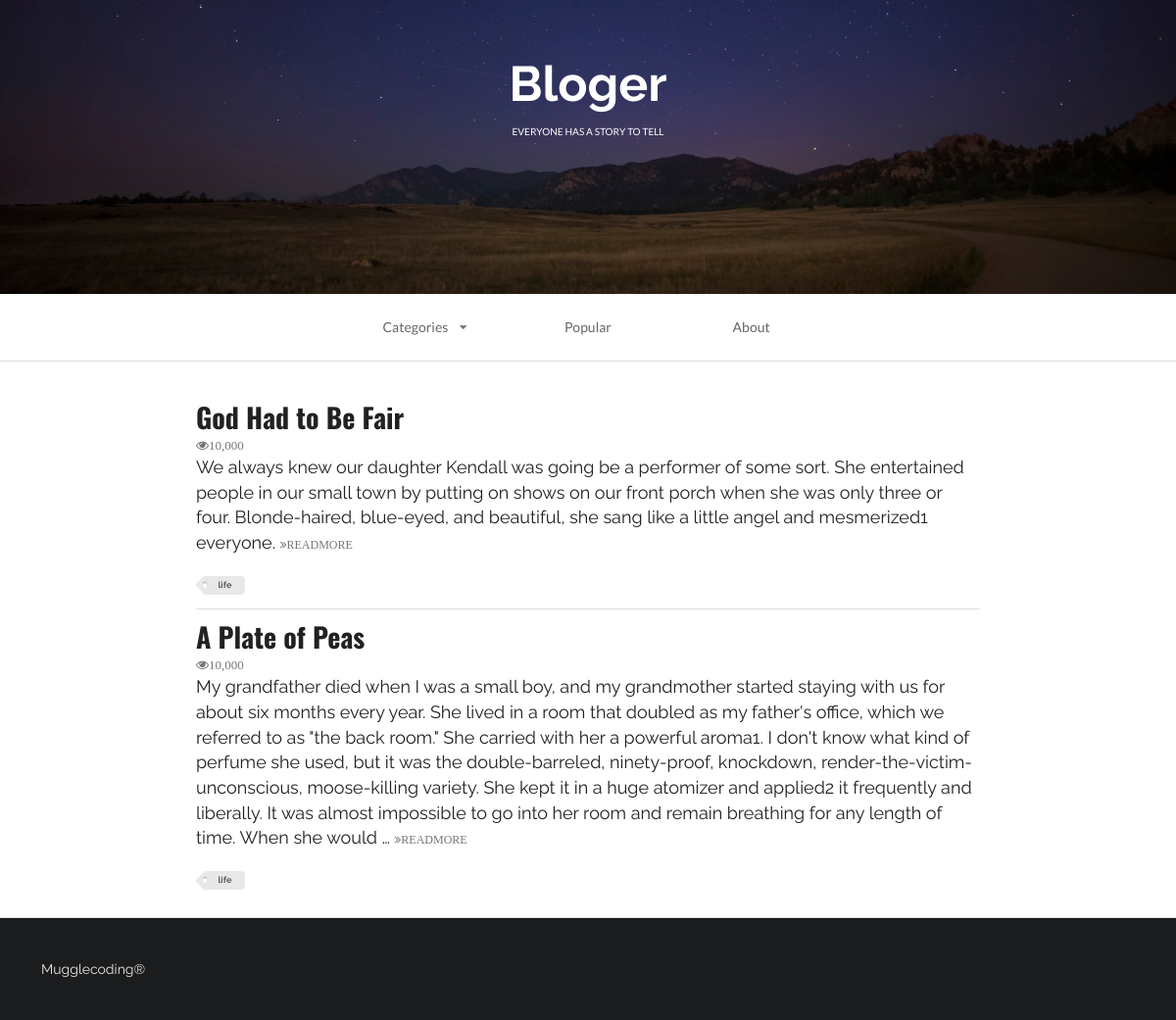
/index, run on the app's committed database.
### firstapp/models.py (models this page shows, shortened)
class Article(models.Model):
    headline = models.CharField(null=True, blank=True, max_length=500)
    content = models.TextField(null=True, blank=True)

### firstapp/views.py (the view)
# urls.py: path('index', index, name='index'),
def index(request):
    context = {}
    article_list = Article.objects.all()
    context['article_list'] = article_list
    index_page = render(request, 'first_web_2.html', context)
    return index_page

### firstapp/templates/first_web_2.html (shortened to what this page needs)
<!DOCTYPE html>
{% load staticfiles %}
<html>
    <head>
        <link rel="stylesheet" href="{% static 'css/semantic.css' %}" media="screen" title="no title" charset="utf-8">
    </head>
    <body>
        <div class="ui inverted vertical  segment masthead">
            <h1 class="ui center aligned header blogslogon" style="font-size:50px;font-family: 'Raleway', sans-serif!important;">
                Bloger
                <p class="ui sub header">
                    everyone has a story to tell
                </p>
            </h1>
        </div>
        <div class="ui container nav">
            <div class="ui borderless text three item menu ">
                <div class="ui simple dropdown  item">
                    Categories
                    <i class="dropdown icon"></i>
                </div>
                <a class="item">
                    Popular
                </a>
                <a class="item">
                    About
                </a>
            </div>
        </div>
        <div class="ui divider"></div>
        <div class="ui  vertical segment">
            {% for article in article_list %}
                <div class="ui container vertical segment">
                    <a href="#">
                        <h1 class="ui header">
                            {{ article.headline }}
                        </h1>
                    </a>
                    <i class="icon grey small unhide">10,000</i>
                    <p>
                        {{ article.content | truncatewords:100 }}
                        <a href="#">
                            <i class="angle tiny double grey right icon">READMORE</i>
                        </a>
                    </p>
                    <div class="ui mini  tag label">
                        life
                    </div>
                </div>
            {% endfor %}
        </div>
        <div class="ui inverted  vertical very padded  segment">
            Mugglecoding®
        </div>
    </body>
</html>

### data on the page
Article: headline "God Had to Be Fair", content "We always knew our daughter Kendall was going be a performer of some sort. She entertained people in our small town by putting on shows on our front porch when she was only three or four. Blonde-haired, blue-eyed, and beautiful, she sang like a little angel and mesmerized1 everyone."
Article: headline "A Plate of Peas", content "My grandfather died when I was a small boy, and my grandmother started staying with us for about six months every year. She lived in a room that doubled as my father's office, which we referred to as \"the back room.\" She carried with her a powerful aroma1. I don't know what kind of perfume she used, but it was the double-barreled, ninety-proof, knockdown, render-the-victim-unconscious, moose-killing variety. She kept it in a huge atomizer and applied2 it frequently and liberally. It was almost impossible to go into her room and remain breathing for any length of time. When she would …"
